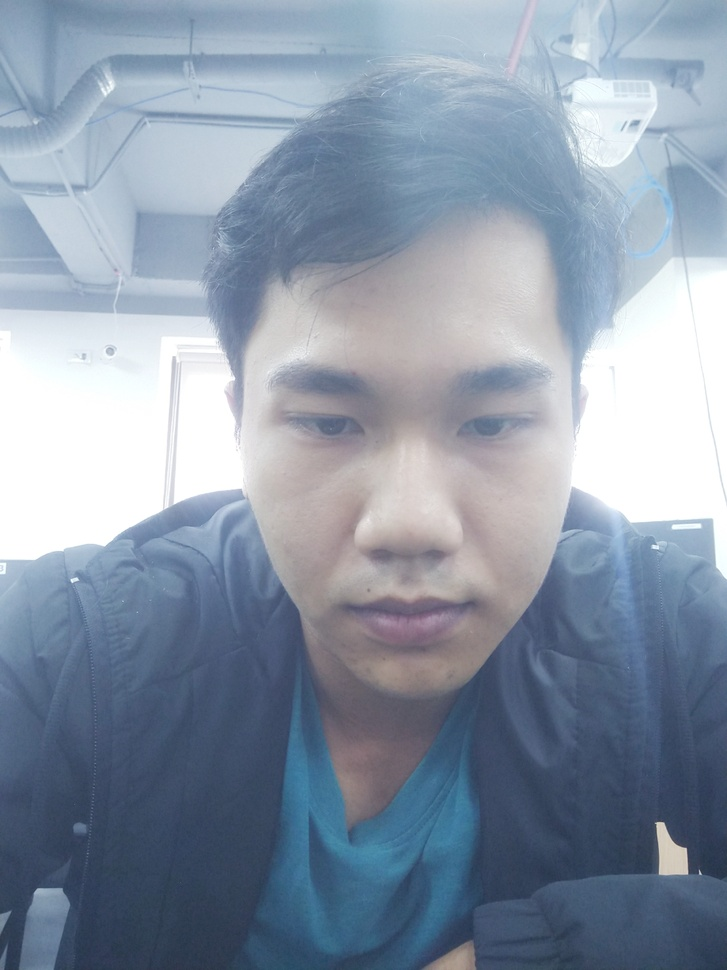
#> input picture change_light2/1_1.jpg, 727 x 970 px, shrunk from 960 x 1280 before the run; its folder holds 4 pictures in this run
$ python fusion_image.py
#> lines starting #> are read from the running program, lines starting #| are printed output that depends on the picture
import os
import cv2
from pathlib import Path


def read_image(dir):
#> called with dir = 'change_light2'
    folder_image = Path(dir)
    images = []
    for file in folder_image.iterdir():
        if file.name != '.DS_Store':
            print(file)
            img = cv2.imread(str(file), 1)
#> img is the input picture: shape (970, 727, 3); mean B, G, R 167.2, 150.5, 137.6
            images.append(img)

    return images


def fusion_Image(dir):
    images = read_image(dir)
    alignMTB = cv2.createAlignMTB()
    alignMTB.process(images, images)

    mergeMertens = cv2.createMergeMertens()
    exposureFusion = mergeMertens.process(images)
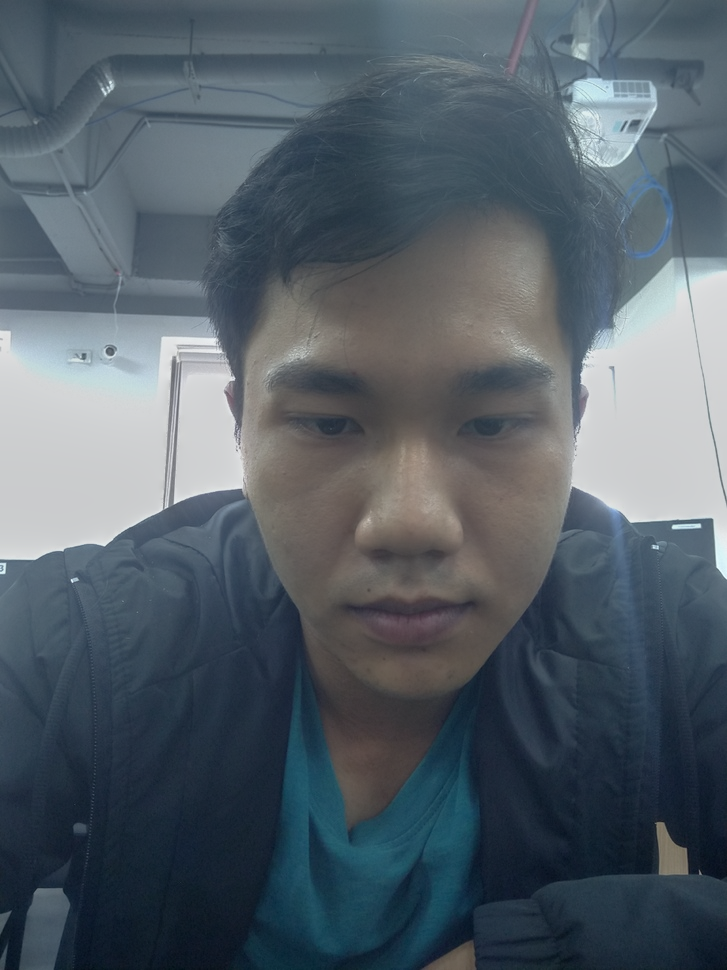
#> exposureFusion: shape (970, 727, 3) float32; mean of channels 0, 1, 2 0.546, 0.501, 0.444; drawn with min black and max white

    print(type(exposureFusion))
    cv2.imshow('Fusion', exposureFusion)
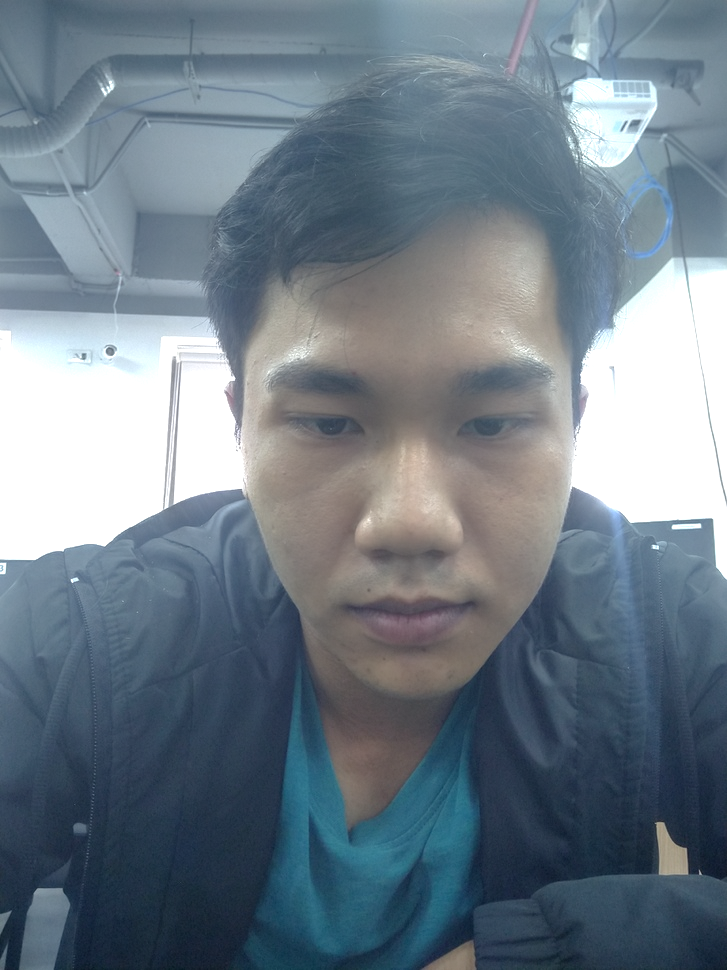
#> window 'Fusion': shape (970, 727, 3); mean B, G, R 136.2, 124.9, 111.1
    while True:
        k = cv2.waitKey(33)
#> (key Esc is pressed here)
        if k == 27:
            break
    cv2.destroyAllWindows()


if __name__ == '__main__':
    fusion_Image('change_light2')
